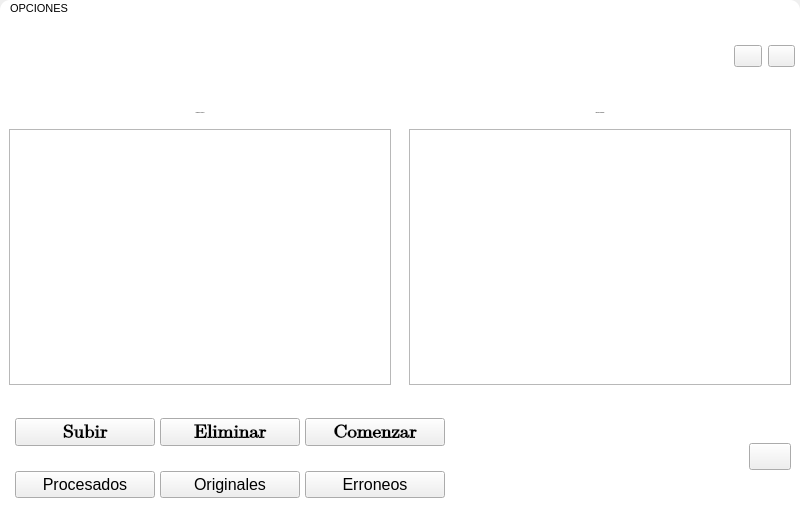
<?xml version="1.0" encoding="UTF-8"?>
<ui version="4.0">
 <class>Kenworth_del_Este</class>
 <widget class="QMainWindow" name="Kenworth_del_Este">
  <property name="geometry">
   <rect>
    <x>0</x>
    <y>0</y>
    <width>800</width>
    <height>520</height>
   </rect>
  </property>
  <property name="minimumSize">
   <size>
    <width>800</width>
    <height>520</height>
   </size>
  </property>
  <property name="maximumSize">
   <size>
    <width>800</width>
    <height>520</height>
   </size>
  </property>
  <property name="windowTitle">
   <string>KENWORTH DEL ESTE</string>
  </property>
  <property name="styleSheet">
   <string notr="true">#Kenworth_del_Este{
min-width: 800px;
min-height:520px;
max-width: 800px;
max-height:520px;
}
#WPrincipal{
background-color: rgb(255, 255, 255);
}
[objectName^=&quot;btc_btc&quot;]{
background-color: transparent;
border-radius:none;
width:35px;
height:35px;
}
[objectName^=&quot;btc_btc&quot;]:hover{
background-color: rgb(64, 150, 216);
	color: rgb(0, 0, 0);
	border-radius:4px;
}
[objectName^=&quot;Tabla&quot;]{
	background-color: rgb(255, 255, 255);
	border: 1px solid;
}
[objectName^=&quot;txt&quot;]{
	font-family: Arial;
	color: rgb(0, 0, 0);
	font-size: 20px;
}
[objectName^=&quot;btn_btn&quot;]{
background-color: rgb(64, 150, 216);
	border-radius:4px;
	color: rgb(0, 0, 0);
	height:35px;
}
[objectName^=&quot;btn_btn&quot;]:hover{
background-color: rgb(69, 163, 235);
}
#menuBar{
background-color: rgb(255, 255, 255);
color: rgb(0, 0, 0);
border-top-left-radius: 10px;
border-top-right-radius: 10px;
}</string>
  </property>
  <widget class="QWidget" name="WPrincipal">
   <property name="styleSheet">
    <string notr="true"/>
   </property>
   <layout class="QVBoxLayout" name="verticalLayout">
    <property name="spacing">
     <number>0</number>
    </property>
    <property name="leftMargin">
     <number>0</number>
    </property>
    <property name="topMargin">
     <number>0</number>
    </property>
    <property name="rightMargin">
     <number>0</number>
    </property>
    <property name="bottomMargin">
     <number>0</number>
    </property>
    <item>
     <widget class="QWidget" name="WCabecera" native="true">
      <property name="minimumSize">
       <size>
        <width>0</width>
        <height>50</height>
       </size>
      </property>
      <property name="maximumSize">
       <size>
        <width>16777215</width>
        <height>50</height>
       </size>
      </property>
      <layout class="QHBoxLayout" name="horizontalLayout_13">
       <property name="spacing">
        <number>0</number>
       </property>
       <property name="leftMargin">
        <number>15</number>
       </property>
       <property name="topMargin">
        <number>0</number>
       </property>
       <property name="rightMargin">
        <number>0</number>
       </property>
       <property name="bottomMargin">
        <number>0</number>
       </property>
       <item>
        <widget class="QWidget" name="WLogo" native="true">
         <property name="minimumSize">
          <size>
           <width>200</width>
           <height>0</height>
          </size>
         </property>
         <property name="maximumSize">
          <size>
           <width>200</width>
           <height>16777215</height>
          </size>
         </property>
         <layout class="QHBoxLayout" name="horizontalLayout_11">
          <property name="spacing">
           <number>0</number>
          </property>
          <property name="leftMargin">
           <number>0</number>
          </property>
          <property name="topMargin">
           <number>0</number>
          </property>
          <property name="rightMargin">
           <number>0</number>
          </property>
          <property name="bottomMargin">
           <number>0</number>
          </property>
          <item>
           <widget class="QLabel" name="lblLogoKWESTE">
            <property name="text">
             <string/>
            </property>
            <property name="pixmap">
             <pixmap>../Source/KWESTE.png</pixmap>
            </property>
            <property name="scaledContents">
             <bool>true</bool>
            </property>
           </widget>
          </item>
         </layout>
        </widget>
       </item>
       <item>
        <spacer name="horizontalSpacer_2">
         <property name="orientation">
          <enum>Qt::Horizontal</enum>
         </property>
         <property name="sizeHint" stdset="0">
          <size>
           <width>40</width>
           <height>20</height>
          </size>
         </property>
        </spacer>
       </item>
       <item>
        <widget class="QWidget" name="WBotonesSalida" native="true">
         <property name="minimumSize">
          <size>
           <width>75</width>
           <height>0</height>
          </size>
         </property>
         <property name="maximumSize">
          <size>
           <width>75</width>
           <height>16777215</height>
          </size>
         </property>
         <layout class="QHBoxLayout" name="horizontalLayout_12">
          <property name="rightMargin">
           <number>5</number>
          </property>
          <item>
           <widget class="QPushButton" name="btc_btc_Minimizar">
            <property name="cursor">
             <cursorShape>PointingHandCursor</cursorShape>
            </property>
            <property name="toolTip">
             <string>Minimizar</string>
            </property>
            <property name="text">
             <string/>
            </property>
            <property name="icon">
             <iconset>
              <normaloff>../Source/Icon_Minimize.png</normaloff>../Source/Icon_Minimize.png</iconset>
            </property>
            <property name="iconSize">
             <size>
              <width>30</width>
              <height>30</height>
             </size>
            </property>
           </widget>
          </item>
          <item>
           <widget class="QPushButton" name="btc_btc_Cerrar">
            <property name="cursor">
             <cursorShape>PointingHandCursor</cursorShape>
            </property>
            <property name="mouseTracking">
             <bool>true</bool>
            </property>
            <property name="toolTip">
             <string>Cerrar</string>
            </property>
            <property name="text">
             <string/>
            </property>
            <property name="icon">
             <iconset>
              <normaloff>../Source/Icon_Close.png</normaloff>../Source/Icon_Close.png</iconset>
            </property>
            <property name="iconSize">
             <size>
              <width>30</width>
              <height>30</height>
             </size>
            </property>
           </widget>
          </item>
         </layout>
        </widget>
       </item>
      </layout>
     </widget>
    </item>
    <item>
     <widget class="QWidget" name="WCuerpo" native="true">
      <property name="minimumSize">
       <size>
        <width>0</width>
        <height>300</height>
       </size>
      </property>
      <property name="maximumSize">
       <size>
        <width>16777215</width>
        <height>300</height>
       </size>
      </property>
      <layout class="QHBoxLayout" name="horizontalLayout_7">
       <property name="spacing">
        <number>0</number>
       </property>
       <property name="leftMargin">
        <number>0</number>
       </property>
       <property name="topMargin">
        <number>0</number>
       </property>
       <property name="rightMargin">
        <number>0</number>
       </property>
       <property name="bottomMargin">
        <number>0</number>
       </property>
       <item>
        <widget class="QWidget" name="WTablaIzquierda" native="true">
         <layout class="QVBoxLayout" name="verticalLayout_8">
          <item>
           <widget class="QLabel" name="txt_cola">
            <property name="minimumSize">
             <size>
              <width>0</width>
              <height>20</height>
             </size>
            </property>
            <property name="maximumSize">
             <size>
              <width>16777215</width>
              <height>20</height>
             </size>
            </property>
            <property name="font">
             <font>
              <family>Arial</family>
              <pointsize>-1</pointsize>
             </font>
            </property>
            <property name="text">
             <string>Trabajos En Espera</string>
            </property>
            <property name="alignment">
             <set>Qt::AlignCenter</set>
            </property>
           </widget>
          </item>
          <item>
           <widget class="QTableWidget" name="Tabla_cola"/>
          </item>
         </layout>
        </widget>
       </item>
       <item>
        <widget class="QWidget" name="WTablaDerecha" native="true">
         <layout class="QVBoxLayout" name="verticalLayout_9">
          <item>
           <widget class="QLabel" name="txt_procesado">
            <property name="minimumSize">
             <size>
              <width>0</width>
              <height>20</height>
             </size>
            </property>
            <property name="maximumSize">
             <size>
              <width>16777215</width>
              <height>20</height>
             </size>
            </property>
            <property name="font">
             <font>
              <family>Arial</family>
              <pointsize>-1</pointsize>
             </font>
            </property>
            <property name="text">
             <string>Trabajos Realizados</string>
            </property>
            <property name="alignment">
             <set>Qt::AlignCenter</set>
            </property>
           </widget>
          </item>
          <item>
           <widget class="QTableWidget" name="Tabla_Procesados"/>
          </item>
         </layout>
        </widget>
       </item>
      </layout>
     </widget>
    </item>
    <item>
     <widget class="QWidget" name="WPie" native="true">
      <property name="minimumSize">
       <size>
        <width>0</width>
        <height>100</height>
       </size>
      </property>
      <property name="maximumSize">
       <size>
        <width>16777215</width>
        <height>100</height>
       </size>
      </property>
      <layout class="QHBoxLayout" name="horizontalLayout_8">
       <property name="spacing">
        <number>0</number>
       </property>
       <property name="leftMargin">
        <number>0</number>
       </property>
       <property name="topMargin">
        <number>0</number>
       </property>
       <property name="rightMargin">
        <number>0</number>
       </property>
       <property name="bottomMargin">
        <number>0</number>
       </property>
       <item>
        <widget class="QWidget" name="WBotones" native="true">
         <property name="minimumSize">
          <size>
           <width>450</width>
           <height>0</height>
          </size>
         </property>
         <layout class="QVBoxLayout" name="verticalLayout_10">
          <property name="spacing">
           <number>5</number>
          </property>
          <property name="leftMargin">
           <number>10</number>
          </property>
          <property name="topMargin">
           <number>0</number>
          </property>
          <property name="rightMargin">
           <number>0</number>
          </property>
          <property name="bottomMargin">
           <number>0</number>
          </property>
          <item>
           <widget class="QWidget" name="WBotonesTrabajo" native="true">
            <property name="minimumSize">
             <size>
              <width>0</width>
              <height>50</height>
             </size>
            </property>
            <property name="maximumSize">
             <size>
              <width>16777215</width>
              <height>50</height>
             </size>
            </property>
            <layout class="QHBoxLayout" name="horizontalLayout_9">
             <property name="spacing">
              <number>5</number>
             </property>
             <property name="leftMargin">
              <number>5</number>
             </property>
             <property name="topMargin">
              <number>5</number>
             </property>
             <property name="rightMargin">
              <number>5</number>
             </property>
             <property name="bottomMargin">
              <number>5</number>
             </property>
             <item>
              <widget class="QPushButton" name="btn_btn_Subir">
               <property name="font">
                <font>
                 <family>Cambria Math</family>
                 <pointsize>14</pointsize>
                 <weight>75</weight>
                 <bold>true</bold>
                </font>
               </property>
               <property name="cursor">
                <cursorShape>PointingHandCursor</cursorShape>
               </property>
               <property name="toolTip">
                <string>&lt;html&gt;&lt;head/&gt;&lt;body&gt;&lt;p&gt;Selecciona un archivo .xlsx&lt;/p&gt;&lt;/body&gt;&lt;/html&gt;</string>
               </property>
               <property name="styleSheet">
                <string notr="true"/>
               </property>
               <property name="text">
                <string>Subir</string>
               </property>
              </widget>
             </item>
             <item>
              <widget class="QPushButton" name="btn_btn_Eliminar">
               <property name="font">
                <font>
                 <family>Cambria Math</family>
                 <pointsize>14</pointsize>
                 <weight>75</weight>
                 <bold>true</bold>
                </font>
               </property>
               <property name="cursor">
                <cursorShape>PointingHandCursor</cursorShape>
               </property>
               <property name="toolTip">
                <string>&lt;html&gt;&lt;head/&gt;&lt;body&gt;&lt;p&gt;Elimina los archivos procesados&lt;/p&gt;&lt;/body&gt;&lt;/html&gt;</string>
               </property>
               <property name="styleSheet">
                <string notr="true"/>
               </property>
               <property name="text">
                <string>Eliminar</string>
               </property>
              </widget>
             </item>
             <item>
              <widget class="QPushButton" name="btn_btn_Comenzar">
               <property name="font">
                <font>
                 <family>Cambria Math</family>
                 <pointsize>14</pointsize>
                 <weight>75</weight>
                 <bold>true</bold>
                </font>
               </property>
               <property name="cursor">
                <cursorShape>PointingHandCursor</cursorShape>
               </property>
               <property name="toolTip">
                <string>&lt;html&gt;&lt;head/&gt;&lt;body&gt;&lt;p&gt;Comenzar el proceso&lt;/p&gt;&lt;/body&gt;&lt;/html&gt;</string>
               </property>
               <property name="styleSheet">
                <string notr="true"/>
               </property>
               <property name="text">
                <string>Comenzar</string>
               </property>
              </widget>
             </item>
            </layout>
           </widget>
          </item>
          <item>
           <widget class="QWidget" name="WBotonesRutas" native="true">
            <layout class="QHBoxLayout" name="horizontalLayout_10">
             <property name="spacing">
              <number>5</number>
             </property>
             <property name="leftMargin">
              <number>5</number>
             </property>
             <property name="topMargin">
              <number>5</number>
             </property>
             <property name="rightMargin">
              <number>5</number>
             </property>
             <property name="bottomMargin">
              <number>5</number>
             </property>
             <item>
              <widget class="QPushButton" name="btn_btn_Procesados">
               <property name="font">
                <font>
                 <pointsize>12</pointsize>
                 <weight>50</weight>
                 <bold>false</bold>
                </font>
               </property>
               <property name="cursor">
                <cursorShape>PointingHandCursor</cursorShape>
               </property>
               <property name="toolTip">
                <string>&lt;html&gt;&lt;head/&gt;&lt;body&gt;&lt;p&gt;Ruta de archivos procesados&lt;/p&gt;&lt;/body&gt;&lt;/html&gt;</string>
               </property>
               <property name="styleSheet">
                <string notr="true"/>
               </property>
               <property name="text">
                <string>Procesados</string>
               </property>
              </widget>
             </item>
             <item>
              <widget class="QPushButton" name="btn_btn_Originales">
               <property name="font">
                <font>
                 <pointsize>12</pointsize>
                </font>
               </property>
               <property name="cursor">
                <cursorShape>PointingHandCursor</cursorShape>
               </property>
               <property name="toolTip">
                <string>&lt;html&gt;&lt;head/&gt;&lt;body&gt;&lt;p&gt;Ruta de archivos originales&lt;/p&gt;&lt;/body&gt;&lt;/html&gt;</string>
               </property>
               <property name="styleSheet">
                <string notr="true"/>
               </property>
               <property name="text">
                <string>Originales</string>
               </property>
              </widget>
             </item>
             <item>
              <widget class="QPushButton" name="btn_btn_Errores">
               <property name="font">
                <font>
                 <pointsize>12</pointsize>
                </font>
               </property>
               <property name="cursor">
                <cursorShape>PointingHandCursor</cursorShape>
               </property>
               <property name="toolTip">
                <string>&lt;html&gt;&lt;head/&gt;&lt;body&gt;&lt;p&gt;Ruta de archivos erroneos&lt;/p&gt;&lt;/body&gt;&lt;/html&gt;</string>
               </property>
               <property name="styleSheet">
                <string notr="true"/>
               </property>
               <property name="text">
                <string>Erroneos</string>
               </property>
              </widget>
             </item>
            </layout>
           </widget>
          </item>
         </layout>
        </widget>
       </item>
       <item>
        <widget class="QWidget" name="WTextoProceso" native="true">
         <layout class="QVBoxLayout" name="verticalLayout_11">
          <property name="spacing">
           <number>5</number>
          </property>
          <property name="leftMargin">
           <number>0</number>
          </property>
          <property name="rightMargin">
           <number>0</number>
          </property>
          <item>
           <widget class="QLabel" name="lbl_TrabajandoCon">
            <property name="enabled">
             <bool>false</bool>
            </property>
            <property name="font">
             <font>
              <family>Arial</family>
              <pointsize>12</pointsize>
              <weight>75</weight>
              <bold>true</bold>
             </font>
            </property>
            <property name="text">
             <string/>
            </property>
            <property name="alignment">
             <set>Qt::AlignCenter</set>
            </property>
           </widget>
          </item>
          <item>
           <widget class="QLabel" name="lbl_NombreReporte">
            <property name="enabled">
             <bool>false</bool>
            </property>
            <property name="font">
             <font>
              <family>Arial</family>
              <pointsize>12</pointsize>
              <weight>75</weight>
              <bold>true</bold>
             </font>
            </property>
            <property name="text">
             <string/>
            </property>
            <property name="alignment">
             <set>Qt::AlignCenter</set>
            </property>
           </widget>
          </item>
         </layout>
        </widget>
       </item>
       <item>
        <widget class="QWidget" name="WBotonAyuda" native="true">
         <property name="minimumSize">
          <size>
           <width>60</width>
           <height>0</height>
          </size>
         </property>
         <property name="maximumSize">
          <size>
           <width>60</width>
           <height>60</height>
          </size>
         </property>
         <layout class="QVBoxLayout" name="verticalLayout_12">
          <item>
           <widget class="QPushButton" name="btn_btn_Ayuda">
            <property name="maximumSize">
             <size>
              <width>16777213</width>
              <height>16777215</height>
             </size>
            </property>
            <property name="font">
             <font>
              <family>Verdana</family>
              <pointsize>12</pointsize>
              <weight>75</weight>
              <bold>true</bold>
             </font>
            </property>
            <property name="cursor">
             <cursorShape>PointingHandCursor</cursorShape>
            </property>
            <property name="acceptDrops">
             <bool>false</bool>
            </property>
            <property name="toolTip">
             <string notr="true">&lt;html&gt;&lt;head/&gt;&lt;body&gt;&lt;p align=&quot;justify&quot;&gt;Ayuda&lt;/p&gt;&lt;/body&gt;&lt;/html&gt;</string>
            </property>
            <property name="toolTipDuration">
             <number>0</number>
            </property>
            <property name="statusTip">
             <string/>
            </property>
            <property name="whatsThis">
             <string/>
            </property>
            <property name="accessibleName">
             <string/>
            </property>
            <property name="accessibleDescription">
             <string/>
            </property>
            <property name="layoutDirection">
             <enum>Qt::LeftToRight</enum>
            </property>
            <property name="autoFillBackground">
             <bool>false</bool>
            </property>
            <property name="styleSheet">
             <string notr="true"/>
            </property>
            <property name="locale">
             <locale language="Spanish" country="Nicaragua"/>
            </property>
            <property name="text">
             <string/>
            </property>
            <property name="icon">
             <iconset>
              <normaloff>../Source/Icon_Help.png</normaloff>../Source/Icon_Help.png</iconset>
            </property>
            <property name="iconSize">
             <size>
              <width>32</width>
              <height>32</height>
             </size>
            </property>
           </widget>
          </item>
         </layout>
        </widget>
       </item>
      </layout>
     </widget>
    </item>
   </layout>
  </widget>
  <widget class="QMenuBar" name="menuBar">
   <property name="geometry">
    <rect>
     <x>0</x>
     <y>0</y>
     <width>800</width>
     <height>20</height>
    </rect>
   </property>
   <property name="font">
    <font>
     <family>Arial</family>
     <pointsize>8</pointsize>
    </font>
   </property>
   <widget class="QMenu" name="menuOpciones">
    <property name="font">
     <font>
      <family>Arial</family>
      <pointsize>8</pointsize>
      <weight>50</weight>
      <bold>false</bold>
     </font>
    </property>
    <property name="title">
     <string>OPCIONES</string>
    </property>
    <widget class="QMenu" name="menuPagosClientes">
     <property name="font">
      <font>
       <family>Arial</family>
       <pointsize>8</pointsize>
      </font>
     </property>
     <property name="title">
      <string>Reportes</string>
     </property>
     <widget class="QMenu" name="menuPagos_de_facturas_de_clientes">
      <property name="title">
       <string>Pagos de facturas de clientes</string>
      </property>
      <addaction name="actionObjetivos_Mensuales_PagosClientes"/>
     </widget>
     <addaction name="menuPagos_de_facturas_de_clientes"/>
     <addaction name="actionDepartamentos"/>
    </widget>
    <addaction name="menuPagosClientes"/>
    <addaction name="actionFechaMovimiento"/>
    <addaction name="actionDirecciones_de_envio"/>
   </widget>
   <addaction name="menuOpciones"/>
  </widget>
  <action name="actionFechaMovimiento">
   <property name="text">
    <string>FechaMovimiento</string>
   </property>
  </action>
  <action name="actionDirecciones_de_envio">
   <property name="text">
    <string>Direcciones de envio</string>
   </property>
  </action>
  <action name="actionObjetivos_Mensuales_PagosClientes">
   <property name="text">
    <string>Objetivos Mensuales</string>
   </property>
   <property name="font">
    <font>
     <pointsize>8</pointsize>
    </font>
   </property>
  </action>
  <action name="actionConfiguracion_ServicioDetallado">
   <property name="text">
    <string>Configuración</string>
   </property>
  </action>
  <action name="actionConfiguracion_FacturasVentasRefacciones">
   <property name="text">
    <string>Configuración</string>
   </property>
  </action>
  <action name="actionDepartamentos">
   <property name="text">
    <string>Departamentos</string>
   </property>
  </action>
 </widget>
 <resources/>
 <connections/>
</ui>
